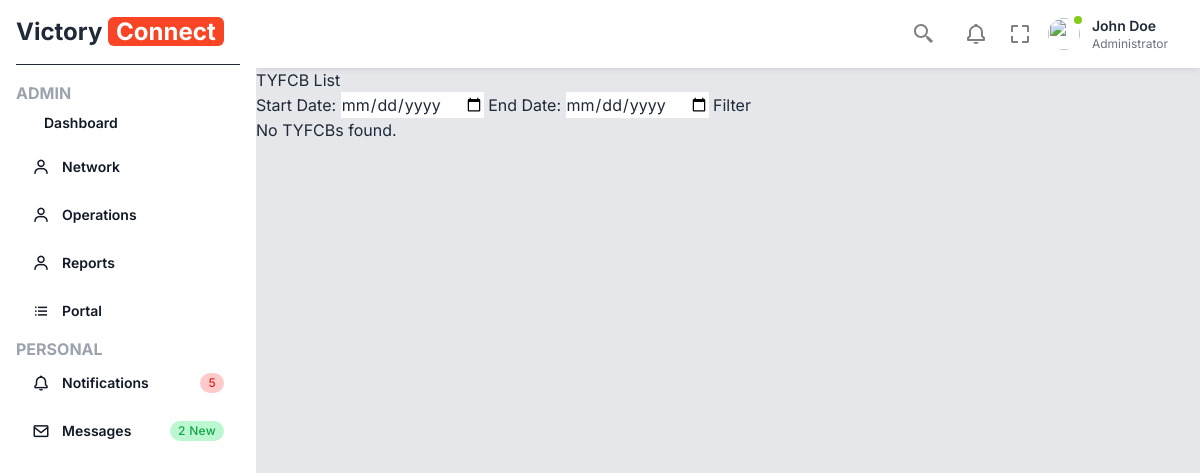
Page /tyfcb/ (signed in) on the earlier database version.
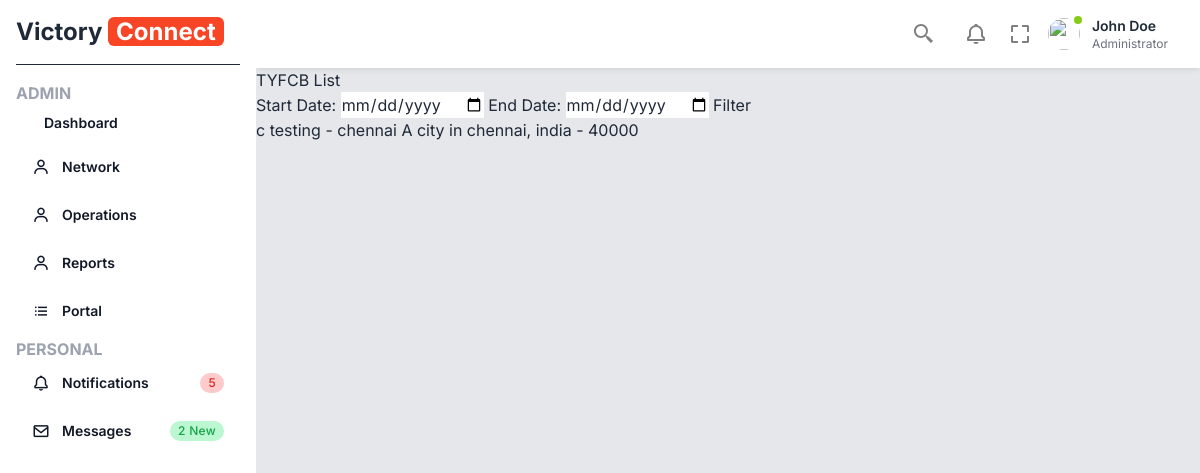
Same page on the later database version.
### base/models.py (models this page shows, shortened)
class TYFCB(models.Model):
    user = models.ForeignKey(User, on_delete=models.CASCADE)
    BUSINESS_TYPE_CHOICES = [
        ('new', 'New'),
        ('repeat', 'Repeat'),
    ]
    REFERRAL_TYPE_CHOICES = [
        ('tier_1', 'Tier 1'),
        ('tier_2', 'Tier 2'),
        ('tier_3+', 'Tier 3+'),
    ]
    id = models.UUIDField(primary_key=True, default=uuid.uuid4, editable=False)
    chapter_name = models.ForeignKey(ChapterName, on_delete=models.CASCADE)
    region_name = models.ForeignKey(Region, on_delete=models.CASCADE)
    referral_amount = models.IntegerField()
    business_type = models.CharField(max_length=10, choices=BUSINESS_TYPE_CHOICES)
    referral_type = models.CharField(max_length=10, choices=REFERRAL_TYPE_CHOICES)
    start_date = models.DateField(default=timezone.now)
    end_date = models.DateField(default=timezone.now)
    comments = models.TextField()

class ChapterName(models.Model):
    id = models.UUIDField(primary_key=True, default=uuid.uuid4, editable=False)
    chapter_name = models.CharField(max_length=255)
    last_updated_date = models.DateField(auto_now=True)
    def __str__(self):
        return self.chapter_name

class Region(models.Model):
    id = models.UUIDField(primary_key=True, default=uuid.uuid4, editable=False)
    country = models.ForeignKey(CountryData, related_name='regions', on_delete=models.CASCADE)
    city = models.ForeignKey(CityData, related_name='regions', on_delete=models.CASCADE)
    region_name = models.CharField(max_length=255)
    last_updated_date = models.DateField(auto_now=True)
    member_positions = models.ManyToManyField('RegionMemberPosition', related_name='regions', blank=True)
    def __str__(self):
        return f'{self.region_name} in {self.city}, {self.country}'

class CityData(models.Model):
    id = models.UUIDField(primary_key=True, default=uuid.uuid4, editable=False)
    city_name = models.CharField(max_length=255)
    country = models.ForeignKey(CountryData, related_name='cities', on_delete=models.CASCADE)
    last_updated_date = models.DateField(auto_now=True)
    def __str__(self):
        return self.city_name

class CountryData(models.Model):
    id = models.UUIDField(primary_key=True, default=uuid.uuid4, editable=False)
    country_name = models.CharField(max_length=255)
    last_updated_date = models.DateField(auto_now=True)
    def __str__(self):
        return self.country_name

### base/views/tyfcb.py (the view)
# urls.py: path('tyfcb/', tyfcb_list, name='tyfcb_list'),
@login_required
def tyfcb_list(request):
    form = request.GET
    start_date = form.get('start_date')
    end_date = form.get('end_date')
    query = Q(user=request.user)  # Filter by logged-in user
    if start_date and end_date:
        query &= Q(start_date__gte=start_date) & Q(end_date__lte=end_date)
    tyfcbs = TYFCB.objects.filter(query)
    return render(request, 'tyfcb/tyfcb_review.html', {'tyfcbs': tyfcbs, 'start_date': start_date, 'end_date': end_date})

### templates/tyfcb/tyfcb_review.html
{% extends 'base.html' %}
{% block content %}
<h2>TYFCB List</h2>
<form method="get">
    <label for="start_date">Start Date:</label>
    <input type="date" name="start_date" id="start_date" value="{{ start_date }}">
    <label for="end_date">End Date:</label>
    <input type="date" name="end_date" id="end_date" value="{{ end_date }}">
    <button type="submit">Filter</button>
</form>
<ul>
    {% for tyfcb in tyfcbs %}
        <li>{{ tyfcb.chapter_name }} - {{ tyfcb.region_name }} - {{ tyfcb.referral_amount }}</li>
    {% empty %}
        <li>No TYFCBs found.</li>
    {% endfor %}
</ul>
{% endblock %}

Differences in the rows shown:
added TYFCB: chapter_name "c testing", region_name "chennai A city in chennai, india", referral_amount "40000"
Other differences:
text no longer shown: "No TYFCBs found."
